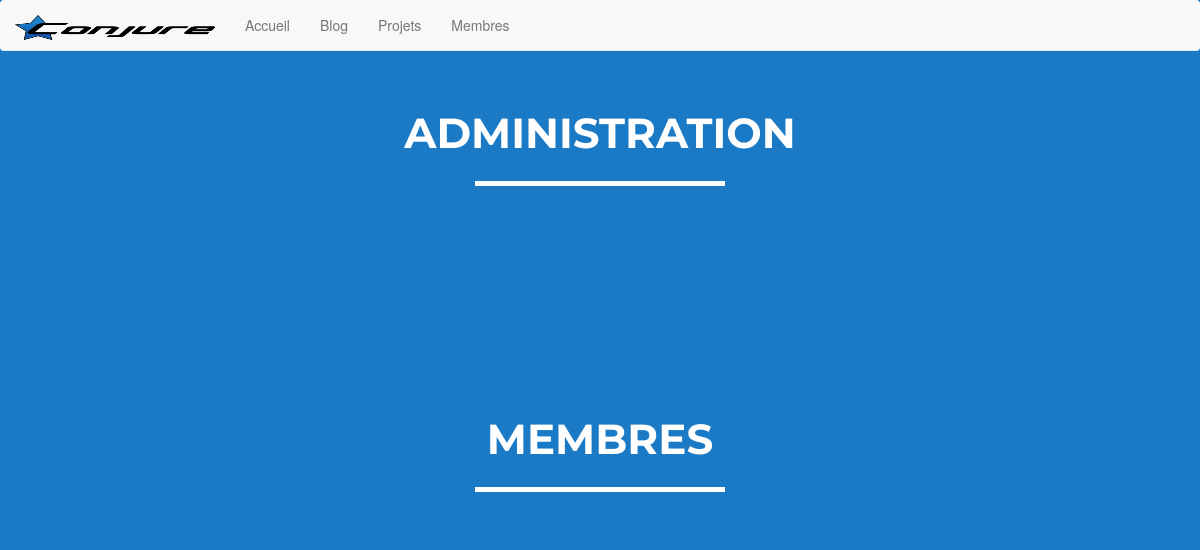
The page /membres/ on the database as committed earlier.
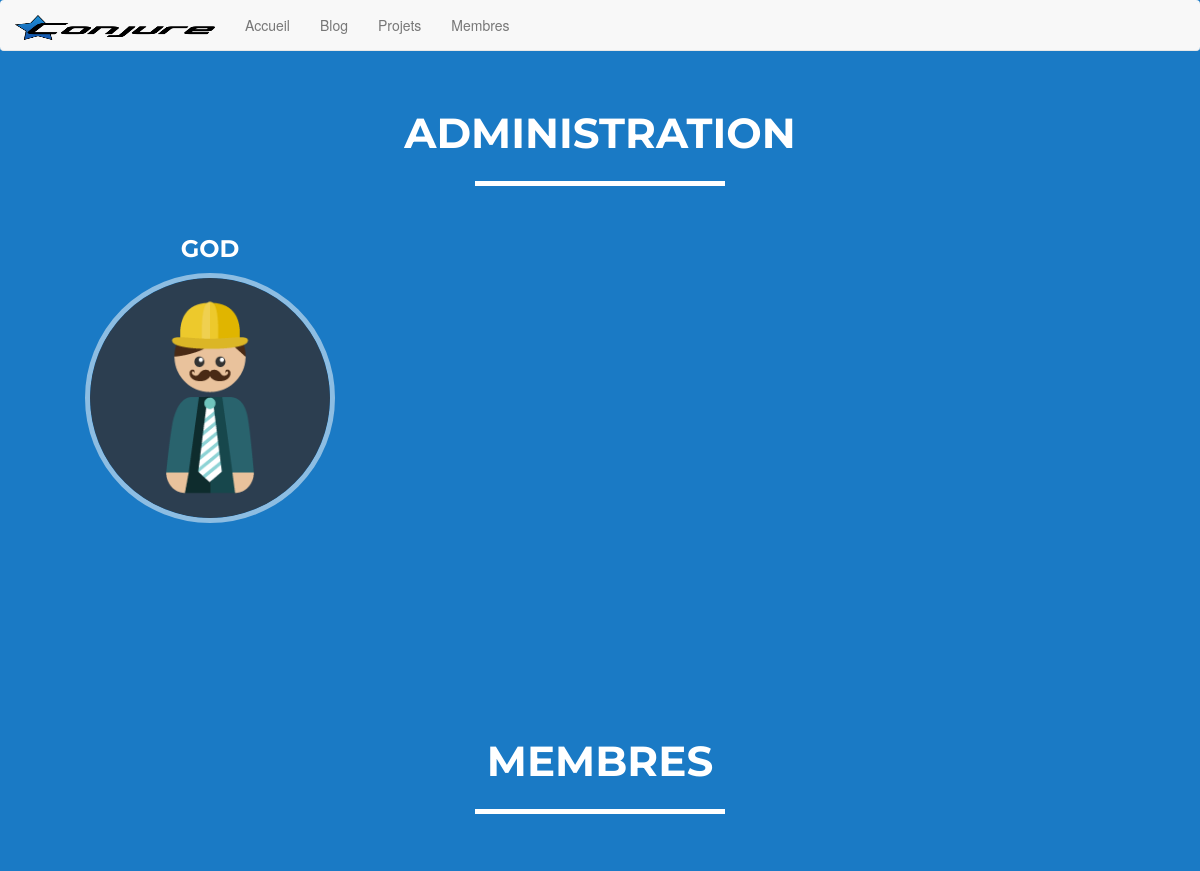
The same page on the database as committed later.
### member/models.py (models this page shows)
class Member(models.Model):
    first_name = models.CharField(max_length=50)
    last_name = models.CharField(max_length=50)
    email = models.CharField(max_length=50)
    photo = models.ImageField(upload_to="members", blank=True, null=True)
    is_admin = models.BooleanField(default=False)
    position = models.CharField(max_length=50)

### member/views.py (the view)
def index(request):
    admins  = Member.objects.filter(is_admin=True)
    members = Member.objects.filter(is_admin=False)
    return render(request, 'member/index.html', {'admins': admins, 'members': members})

### member/templates/member/index.html (shortened to what this page needs)
{% extends 'template.html' %}
{% load staticfiles %}
{% block content %}
    <section  id="membre">
        <div class="container">
            <div class="row">
                <div class="col-lg-12 text-center">
                    <h2 class="">Administration</h2>
                    <hr class="star-light">
                </div>
            </div>
            <div class="row">
			    {% for admin in admins %}
                    <div class="col-sm-4 list-item">
					    <h3 class="text-center">{{ admin.position }}</h3>
                        <a href="{% url 'member:show' admin.id %}" class="list-link">
                            {% if admin.photo %}
                                <img src="{{ admin.photo.url }}" class="avatar" alt="">
                            {% else %}
                                <img src="{% static 'img/profile.png' %}" class="avatar" alt="">
                            {% endif %}
                        </a>
                    </div>
				{% endfor %}
            </div>
        </div>
    </section>
    <section  id="membre">
        <div class="container">
            <div class="row">
                <div class="col-lg-12 text-center">
                    <h2 class="">Membres</h2>
                    <hr class="star-light">
                </div>
            </div>
        </div>
    </section>
{% endblock %}

Rows that differ between the two databases and show on the page:
added Member: position "GOD"
